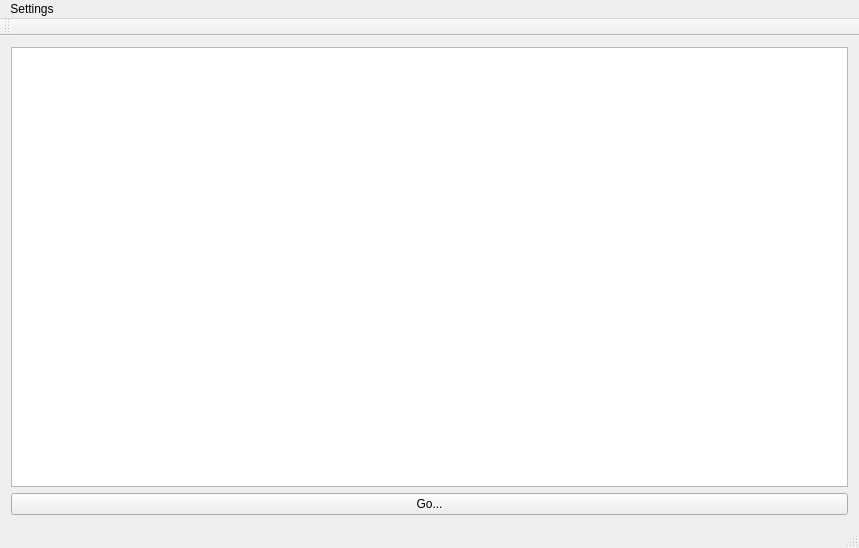
<?xml version="1.0" encoding="UTF-8"?>
<ui version="4.0">
 <class>MainWindow</class>
 <widget class="QMainWindow" name="MainWindow">
  <property name="geometry">
   <rect>
    <x>0</x>
    <y>0</y>
    <width>859</width>
    <height>548</height>
   </rect>
  </property>
  <property name="windowTitle">
   <string>MainWindow</string>
  </property>
  <widget class="QWidget" name="centralWidget">
   <layout class="QGridLayout" name="gridLayout">
    <item row="0" column="0">
     <widget class="QTableWidget" name="tableWidget">
      <property name="editTriggers">
       <set>QAbstractItemView::NoEditTriggers</set>
      </property>
      <property name="selectionMode">
       <enum>QAbstractItemView::SingleSelection</enum>
      </property>
      <property name="selectionBehavior">
       <enum>QAbstractItemView::SelectRows</enum>
      </property>
      <property name="columnCount">
       <number>0</number>
      </property>
      <attribute name="verticalHeaderVisible">
       <bool>false</bool>
      </attribute>
     </widget>
    </item>
    <item row="1" column="0">
     <widget class="QPushButton" name="pushButtonGo">
      <property name="text">
       <string>Go...</string>
      </property>
     </widget>
    </item>
   </layout>
  </widget>
  <widget class="QMenuBar" name="menuBar">
   <property name="geometry">
    <rect>
     <x>0</x>
     <y>0</y>
     <width>859</width>
     <height>21</height>
    </rect>
   </property>
   <widget class="QMenu" name="menuData">
    <property name="title">
     <string>Settings</string>
    </property>
    <addaction name="actionLoad_data"/>
    <addaction name="actionExport_results"/>
    <addaction name="actionAdv"/>
   </widget>
   <addaction name="menuData"/>
  </widget>
  <widget class="QToolBar" name="mainToolBar">
   <attribute name="toolBarArea">
    <enum>TopToolBarArea</enum>
   </attribute>
   <attribute name="toolBarBreak">
    <bool>false</bool>
   </attribute>
  </widget>
  <widget class="QStatusBar" name="statusBar"/>
  <action name="actionLoad_data">
   <property name="text">
    <string>Load data...</string>
   </property>
  </action>
  <action name="actionExport_results">
   <property name="text">
    <string>Export results...</string>
   </property>
  </action>
  <action name="actionAdv">
   <property name="text">
    <string>Аdvertisement...</string>
   </property>
  </action>
 </widget>
 <layoutdefault spacing="6" margin="11"/>
 <resources/>
 <connections/>
</ui>
